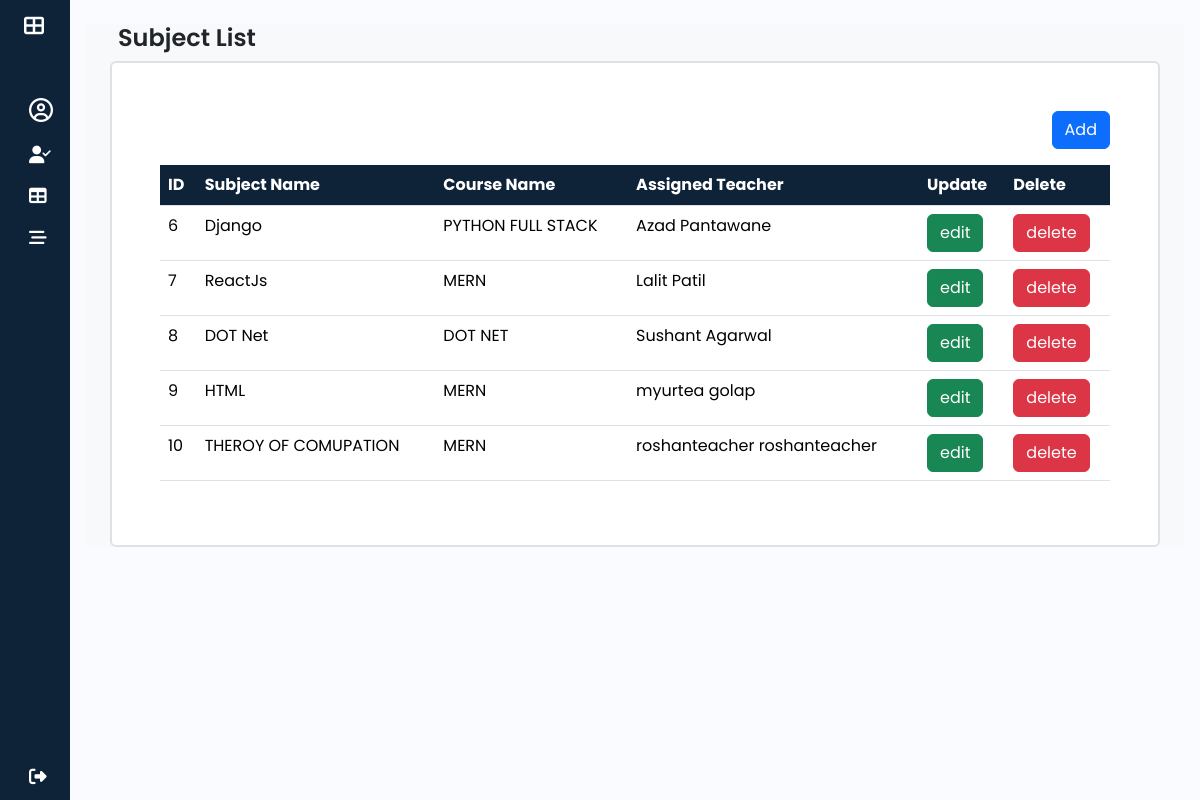
Screenshot of /admins/subjects/ (signed in) with the database file from the repository.
### attendance/models.py (models this page shows, shortened)
class Subject(models.Model):
    name = models.CharField(max_length=100)
    course = models.ForeignKey(Course,on_delete=models.SET_NULL,null=True,blank=True)
    teacher = models.ForeignKey(Teacher,on_delete=models.SET_NULL,null=True,blank=True,related_name='teacher_subject')
    created_at = models.DateTimeField(auto_now_add=True,blank=True,null=True)
    updated_at = models.DateTimeField(auto_now=True,blank=True,null=True)

class Course(models.Model):
    name = models.CharField(max_length=100,unique=True)
    created_at = models.DateTimeField(auto_now_add=True)
    updated_at = models.DateTimeField(auto_now=True)

class Teacher(models.Model):
    user = models.OneToOneField(User,on_delete=models.CASCADE,primary_key=True,related_name='teacher_model')
    gender = models.CharField(max_length=20,default='male')
    phone_no = models.CharField(max_length=10,unique=True,null=True,blank=True)
    address = models.TextField(null=True,blank=True)
    joining_date = models.DateField(auto_now_add=True)
    department = models.CharField(max_length=100,null=True,blank=True)
    is_active = models.BooleanField(default=True)
    created_at = models.DateTimeField(auto_now_add=True,blank=True,null=True)
    updated_at = models.DateTimeField(auto_now=True,blank=True,null=True)

class User(AbstractUser):
    USER_TYPE = [
        ('ADMIN', 'Admin'),
        ('STUDENT','student'),
        ('TEACHER','teacher'),
    ]
    user_type = models.CharField(max_length=25,choices = USER_TYPE,default='STUDENT',null=False,blank=False)
    profile_pic = models.ImageField(upload_to='profile_pics/',null=True,blank=True)
    email_verified = models.BooleanField(default=False)
    otp = models.CharField(max_length=6, blank=True, null=True)
    groups = models.ManyToManyField(
        Group,
        related_name="custom_user_groups",  # Avoids conflict with auth.User.groups
        blank=True
    )
    user_permissions = models.ManyToManyField(
        Permission,
        related_name="custom_user_permissions",  # Avoids conflict with auth.User.user_permissions
        blank=True
    )

### ITP_STU_ATTENDANCE/adminViews.py (the view)
# urls.py: path('admins/subjects/',adminViews.subject_list,name='subject_list'),
def subject_list(request):
    subjects = Subject.objects.all()
    return render(request,'admin/subjectList.html',{'subjects':subjects})

### templates/admin/subjectList.html (shortened to what this page needs)
{% extends "base.html" %}
{% block content %}
<section class="container-fluid bg-light" id='main-content'>
    <section class="container">
        <h1 class="m-2">Subject List</h1>
        <div class="content bg-white p-5 my-auto border border-2 rounded">
            <div class="d-flex justify-content-end">
                <a href="{% url "subject_add" %}" class="btn btn-primary mb-3">Add</a>
            </div>
            <table class="table table-hover">
                <thead class="table " style="--bs-table-bg: #0e2238;">
                    <th scope="col" class="text-white">ID</th>
                    <th scope="col" class="text-white">Subject Name</th>
                    <th scope="col" class="text-white">Course Name</th>
                    <th scope="col" class="text-white">Assigned Teacher</th>
                    <th scope="col" class="text-white">Update</th>
                    <th scope="col" class="text-white">Delete</th>
                </thead>
                <tbody>
                    {% for subject in subjects %}
                        <tr>
                            <td>{{subject.id}}</td>
                            <td>{{subject.name}}</td>
                            <td>{{subject.course.name}}</td>
                            <td>{{subject.teacher.user.get_full_name}}</td>
                            <td><a href="{% url "subject_edit" subject.id %}" class="btn btn-success">edit</a></td>
                            <td><a href="{% url "subject_delete" subject.id %}" class="btn btn-danger">delete</a></td>
                        </tr>
                    {% endfor %}
                </tbody>
              </table>
        </div>
    </section>
</section>
{% endblock content %}

### static/css/sidebar.css (style rules this page uses)
a { text-decoration: none; }
h1 { font-weight: 600; font-size: 1.5rem; }
body { font-family: 'Poppins', sans-serif; }

### rows the page displays
Subject: id "6", name "Django", course.name "PYTHON FULL STACK", teacher.user.get_full_name "Azad Pantawane"
Subject: id "7", name "ReactJs", course.name "MERN", teacher.user.get_full_name "Lalit Patil"
Subject: id "8", name "DOT Net", course.name "DOT NET", teacher.user.get_full_name "Sushant Agarwal"
Subject: id "9", name "HTML", course.name "MERN", teacher.user.get_full_name "myurtea golap"
Subject: id "10", name "THEROY OF COMUPATION", course.name "MERN", teacher.user.get_full_name "roshanteacher roshanteacher"
